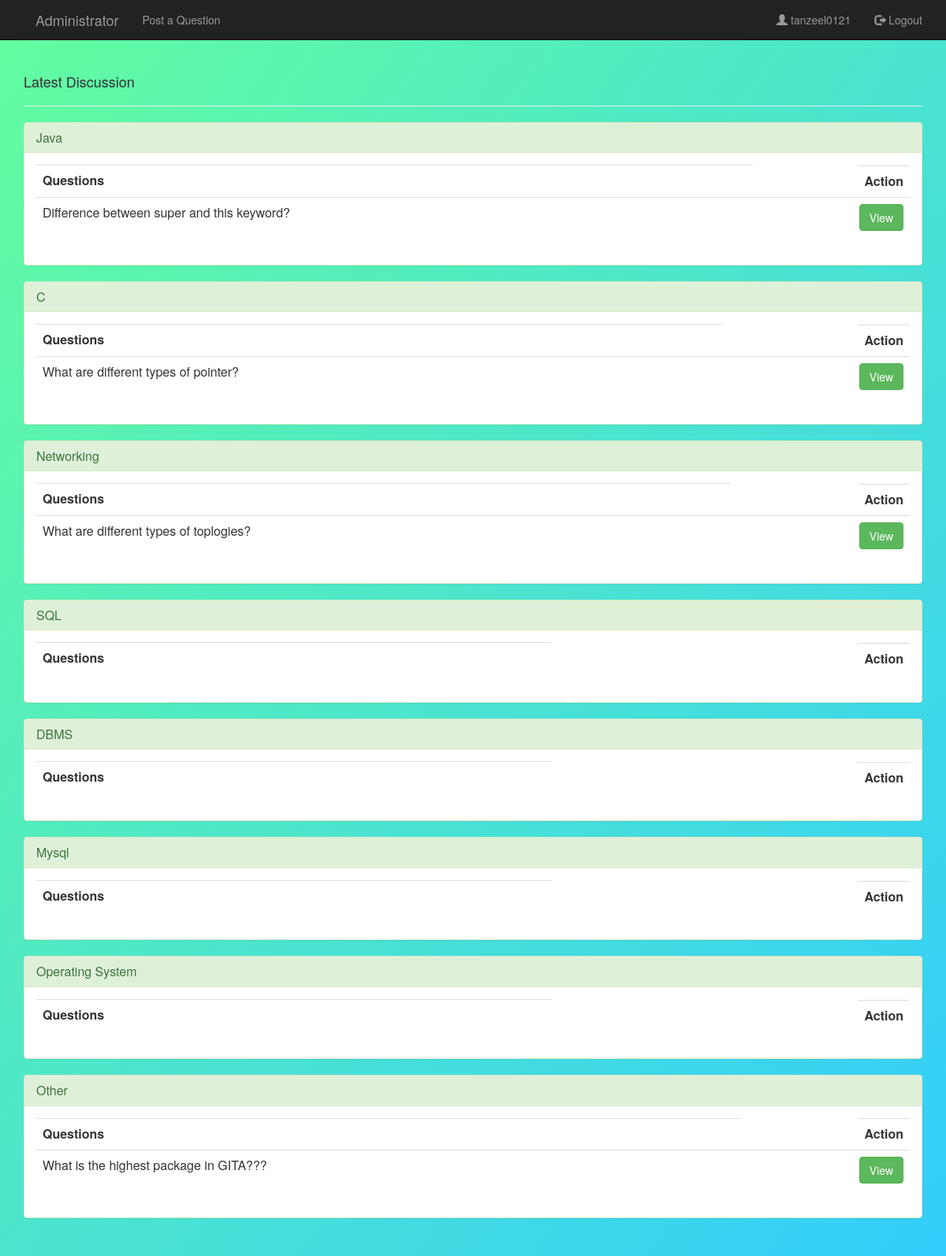
/pages/home.php (signed in), run on the app's committed database.
### tables this page shows
CREATE TABLE `category` (
  `cat_id` int(12) NOT NULL,
  `category` varchar(200) DEFAULT NULL
);

CREATE TABLE `tblpost` (
  `post_Id` int(11) NOT NULL,
  `title` varchar(255) DEFAULT NULL,
  `content` text,
  `datetime` datetime DEFAULT NULL,
  `cat_id` int(12) DEFAULT NULL,
  `user_Id` varchar(245) DEFAULT NULL
);

### pages/home.php (the view, shortened to what this page needs)
<?php
$username=$_SESSION['username'];
?>
<html>
<head>
	<?php include "user-header.php"; ?>
    <div class="container" style="margin:7% auto;">
    	<h4>Latest Discussion</h4>
    	<hr>
        <?php  include "../functions/db.php";
        $sel = mysqli_query($con,"SELECT * from category");
        while($row=mysqli_fetch_assoc($sel)){
            extract($row);
            echo '<div class="panel panel-success">
                    <div class="panel-heading">
                    <h3 class="panel-title">'.$category.'</h3>
                    </div>
                    <div class="panel-body">
                    <table class="table table-stripped">
                    <tr>
                    <th>Questions</th>
                    <th class="pull-right">Action</th>
                    </tr>';
                    $sel1 = mysqli_query($con,"SELECT * from tblpost where cat_id='$cat_id' ");
                    while($row1=mysqli_fetch_assoc($sel1)){
                        extract($row1);
                        echo '<tr>';
                        echo '<td>'.$title.'</td>';
                        echo '<td><a href="content.php?post_id='.$post_Id.'"><button class="btn btn-success pull-right">View</button></td>';
                        echo '</tr>';
                    }
                echo '</table>
                    </div>
                </div>';
        }
        ?>
</body>
</html>

### pages/user-header.php (shortened to what this page needs)
	<link rel="stylesheet" type="text/css" href="../css/global.css">
	<link rel="stylesheet" type="text/css" href="../css/bootstrap.css">
	<link rel="stylesheet" type="text/css" href="../css/bootstrap.min.css">
    <link href="//netdna.bootstrapcdn.com/font-awesome/4.0.3/css/font-awesome.css" rel="stylesheet">
</head>
<body>
    <nav class="navbar navbar-inverse navbar-fixed-top">
        <div class="container">
            <div class="navbar-header page-scroll">
                <a class="navbar-brand page-scroll" href="home.php"></a>
            </div>
            <div class="navbar-header">
                <a class="navbar-brand" href="home.php">Administrator</a>
            </div>
            <div class="collapse navbar-collapse" id="bs-example-navbar-collapse-1">
                <ul class="nav navbar-nav navbar-left">
                    <li><a href="#quest"> Post a Question</a></li>
                </ul>
              <ul class="nav navbar-nav navbar-right">
                    <li><a href="user-profile.php" ><span class="glyphicon glyphicon-user"></span> <?php echo $username;?></a></li>
                <li ><a href="logout.php"><span class="glyphicon glyphicon-log-out"></span> Logout</a></li>
                </ul>
            </div>
        </div>
    </nav>

### css/global.css (style rules this page uses)
body { background: linear-gradient(to top left, #33ccff 0%, #66ff99 105%);; }

### data on the page
category: category "Java"
tblpost: title "Difference between super and this keyword?"
category: category "C"
tblpost: title "What are different types of pointer?"
category: category "Networking"
tblpost: title "What are different types of toplogies?"
category: category "SQL"
category: category "DBMS"
category: category "Mysql"
category: category "Operating System"
category: category "Other"
tblpost: title "What is the highest package in GITA???"

### other printed values
$username "tanzeel0121"
